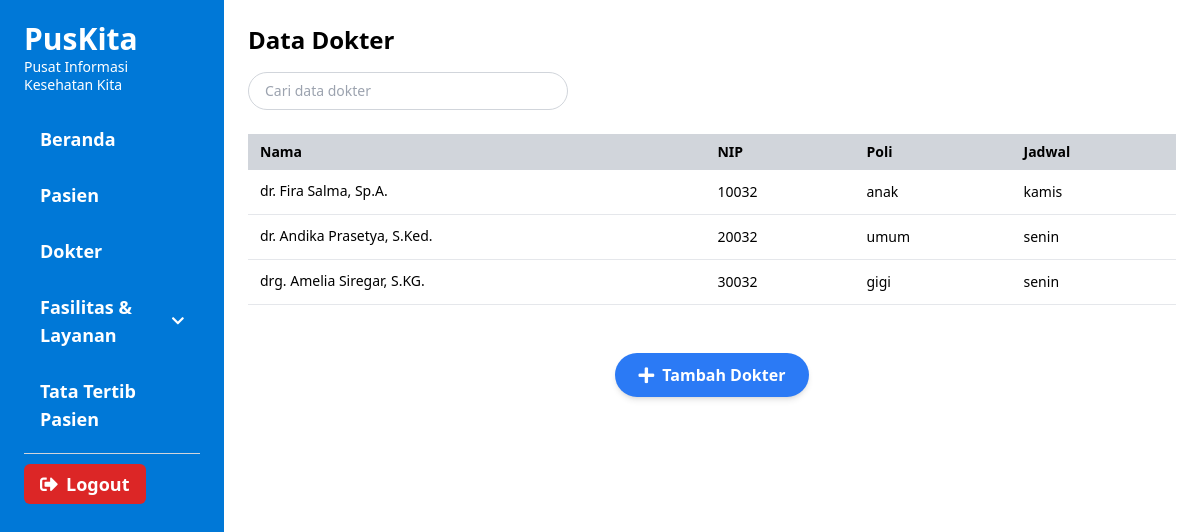
The app's page /dokter/dokter.php, older data.
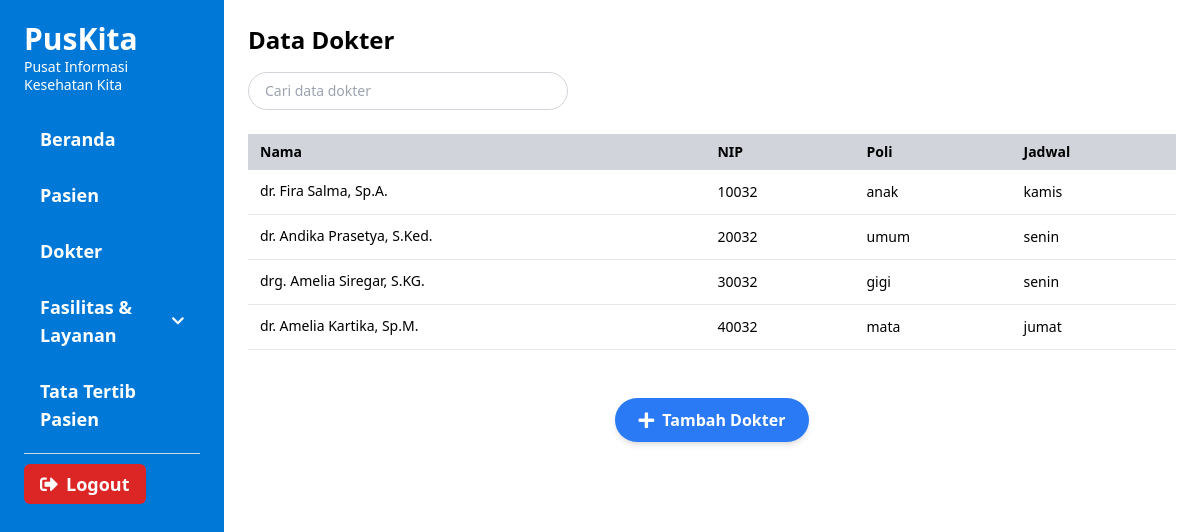
The same page, newer data.
### tables this page shows
CREATE TABLE `dokter` (
  `nip` int(5) NOT NULL,
  `nama_dokter` varchar(255) NOT NULL,
  `poli` varchar(255) NOT NULL,
  `jadwal` varchar(255) NOT NULL
);

### controller/control_tambah_dokter.php (called while the page is built, shortened)
<?php
function get_data() {
    $koneksi = mysqli_connect("localhost", "root", "", "puskesmas");
    $sql = "SELECT * FROM dokter";
    $result = mysqli_query($koneksi, $sql);
    $data = [];
    if (mysqli_num_rows($result) > 0) {
        while ($row = mysqli_fetch_assoc($result)) {
            $data[] = $row;
        }
    }
    return $data;
}
?>

### dokter/dokter.php (the view)
<?php
include_once('../template/sidebar.php');
include_once('../controller/control_tambah_dokter.php');
$get = get_data();
?>
   <main class="flex-1 p-6">
    <h1 class="text-2xl font-extrabold mb-4">
     Data Dokter
    </h1>
    <form class="mb-6">
     <input class="w-full max-w-xs border border-gray-300 rounded-full py-2 px-4 text-sm focus:outline-none focus:ring-2 focus:ring-[#0D6EFD]" id="searchInput" placeholder="Cari data dokter" type="search"/>
    </form>
    <table class="w-full border-collapse">
     <thead>
      <tr class="bg-gray-300 text-left text-sm font-semibold text-black">
       <th class="py-2 px-3">
        Nama
       </th>
       <th class="py-2 px-3">
        NIP
       </th>
       <th class="py-2 px-3">
        Poli
       </th>
       <th class="py-2 px-3">
        Jadwal
       </th>
      </tr>
     </thead>
     <tbody class="text-sm text-black">
      <?php
      foreach ($get as $data) {
       ?>
      <tr class="border-b border-gray-200 align-top">
       <td class="py-3 px-3 leading-tight">
        <?= $data['nama_dokter'] ?>
       </td>
       <td class="py-3 px-3">
        <?= $data['nip'] ?>
       </td>
       <td class="py-3 px-3">
        <?= $data['poli'] ?>
       </td>
       <td class="py-3 px-3">
        <?= $data['jadwal'] ?>
       </td>
      </tr>
       <?php
      }
      ?>
     </tbody>
    </table>
       <div class="flex justify-center mt-12">
    <a class="bg-[#2B7AF5] text-white font-semibold rounded-full px-6 py-2 flex items-center space-x-2 shadow-md hover:bg-[#1e5fd9] transition" href="tambah_dokter.php"><i class="fas fa-plus text-lg"></i><span>Tambah Dokter</span></a>
   </div>
   </main>
   <?php include_once('../template/footer.php') ?>

Row changes from the older to the newer data that the page shows:
added dokter: nama_dokter "dr. Amelia Kartika, Sp.M.", nip "40032", poli "mata", jadwal "jumat"
